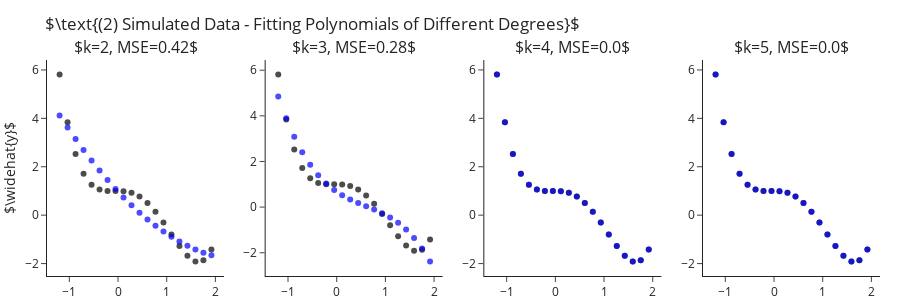

The code cell stored with this chart in its notebook:
### Markdown cell above
As we have discussed in class, solving a polynomial fitting problem can be done by first manipulating the input data,
such that we represent each sample $x_i\in\mathbb{R}$ as a vector $\mathbf{x}_i=\left(x^0,x^1,\ldots,x^k\right)$. Then,
we treat the data as a design matrix $\mathbf{X}\in\mathbb{R}^{m\times k}$ of a linear regression problem.

For the simulated dataset above, which is of a polynomial of degree 4, the design matrix looks as follows:

### Code cell
from sklearn.linear_model import LinearRegression
from sklearn.pipeline import make_pipeline

ks = [2, 3, 4, 5]
fig = make_subplots(1, 4, subplot_titles=list(ks))
for i, k in enumerate(ks):
    y_hat = make_pipeline(PolynomialFeatures(k), LinearRegression(fit_intercept=False)).fit(X, y_).predict(X)
    
    fig.add_traces([go.Scatter(x=x, y=y_, mode="markers", name="Real Points",  marker=dict(color="black", opacity=.7), showlegend=False),
                    go.Scatter(x=x, y=y_hat, mode="markers", name="Predicted Points",  marker=dict(color="blue", opacity=.7), showlegend=False)], rows=1, cols=i+1)
    fig["layout"]["annotations"][i]["text"] = rf"$k={{0}}, MSE={{1}}$".format(k, round(np.mean((y_-y_hat)**2), 2))

fig.update_layout(title=r"$\text{(2) Simulated Data - Fitting Polynomials of Different Degrees}$",
                  margin=dict(t=60),
                  yaxis_title=r"$\widehat{y}$",
                  height=300).show()

### Figure 1 — Plotly figure (JSON) as saved in the notebook; plotly's stock layout.template omitted (floating-point values rounded to 4 significant figures)
{"data": [{"marker": {"color": "black", "opacity": 0.7}, "mode": "markers", "name": "Real Points", "showlegend": false, "type": "scatter", "x": [-1.2, -1.036, -0.8718, -0.7077, -0.5436, -0.3795, -0.2154, -0.05128, 0.1128, 0.2769, 0.441, 0.6051, 0.7692, 0.9333, 1.097, 1.262, 1.426, 1.59, 1.754, 1.918], "xaxis": "x", "y": [5.81, 3.838, 2.523, 1.709, 1.261, 1.058, 0.9989, 0.999, 0.9909, 0.9251, 0.769, 0.5078, 0.1439, -0.3028, -0.7951, -1.278, -1.68, -1.912, -1.866, -1.418], "yaxis": "y"}, {"marker": {"color": "blue", "opacity": 0.7}, "mode": "markers", "name": "Predicted Points", "showlegend": false, "type": "scatter", "x": [-1.2, -1.036, -0.8718, -0.7077, -0.5436, -0.3795, -0.2154, -0.05128, 0.1128, 0.2769, 0.441, 0.6051, 0.7692, 0.9333, 1.097, 1.262, 1.426, 1.59, 1.754, 1.918], "xaxis": "x", "y": [4.121, 3.622, 3.144, 2.688, 2.254, 1.842, 1.451, 1.082, 0.7341, 0.4083, 0.1042, -0.1782, -0.439, -0.6781, -0.8955, -1.091, -1.265, -1.418, -1.548, -1.657], "yaxis": "y"}, {"marker": {"color": "black", "opacity": 0.7}, "mode": "markers", "name": "Real Points", "showlegend": false, "type": "scatter", "x": [-1.2, -1.036, -0.8718, -0.7077, -0.5436, -0.3795, -0.2154, -0.05128, 0.1128, 0.2769, 0.441, 0.6051, 0.7692, 0.9333, 1.097, 1.262, 1.426, 1.59, 1.754, 1.918], "xaxis": "x2", "y": [5.81, 3.838, 2.523, 1.709, 1.261, 1.058, 0.9989, 0.999, 0.9909, 0.9251, 0.769, 0.5078, 0.1439, -0.3028, -0.7951, -1.278, -1.68, -1.912, -1.866, -1.418], "yaxis": "y2"}, {"marker": {"color": "blue", "opacity": 0.7}, "mode": "markers", "name": "Predicted Points", "showlegend": false, "type": "scatter", "x": [-1.2, -1.036, -0.8718, -0.7077, -0.5436, -0.3795, -0.2154, -0.05128, 0.1128, 0.2769, 0.441, 0.6051, 0.7692, 0.9333, 1.097, 1.262, 1.426, 1.59, 1.754, 1.918], "xaxis": "x2", "y": [4.846, 3.889, 3.081, 2.406, 1.851, 1.4, 1.037, 0.7488, 0.5195, 0.3343, 0.1782, 0.0364, -0.1062, -0.2645, -0.4535, -0.6881, -0.9833, -1.354, -1.815, -2.382], "yaxis": "y2"}, {"marker": {"color": "black", "opacity": 0.7}, "mode": "markers", "name": "Real Points", "showlegend": false, "type": "scatter", "x": [-1.2, -1.036, -0.8718, -0.7077, -0.5436, -0.3795, -0.2154, -0.05128, 0.1128, 0.2769, 0.441, 0.6051, 0.7692, 0.9333, 1.097, 1.262, 1.426, 1.59, 1.754, 1.918], "xaxis": "x3", "y": [5.81, 3.838, 2.523, 1.709, 1.261, 1.058, 0.9989, 0.999, 0.9909, 0.9251, 0.769, 0.5078, 0.1439, -0.3028, -0.7951, -1.278, -1.68, -1.912, -1.866, -1.418], "yaxis": "y3"}, {"marker": {"color": "blue", "opacity": 0.7}, "mode": "markers", "name": "Predicted Points", "showlegend": false, "type": "scatter", "x": [-1.2, -1.036, -0.8718, -0.7077, -0.5436, -0.3795, -0.2154, -0.05128, 0.1128, 0.2769, 0.441, 0.6051, 0.7692, 0.9333, 1.097, 1.262, 1.426, 1.59, 1.754, 1.918], "xaxis": "x3", "y": [5.81, 3.838, 2.523, 1.709, 1.261, 1.058, 0.9989, 0.999, 0.9909, 0.9251, 0.769, 0.5078, 0.1439, -0.3028, -0.7951, -1.278, -1.68, -1.912, -1.866, -1.418], "yaxis": "y3"}, {"marker": {"color": "black", "opacity": 0.7}, "mode": "markers", "name": "Real Points", "showlegend": false, "type": "scatter", "x": [-1.2, -1.036, -0.8718, -0.7077, -0.5436, -0.3795, -0.2154, -0.05128, 0.1128, 0.2769, 0.441, 0.6051, 0.7692, 0.9333, 1.097, 1.262, 1.426, 1.59, 1.754, 1.918], "xaxis": "x4", "y": [5.81, 3.838, 2.523, 1.709, 1.261, 1.058, 0.9989, 0.999, 0.9909, 0.9251, 0.769, 0.5078, 0.1439, -0.3028, -0.7951, -1.278, -1.68, -1.912, -1.866, -1.418], "yaxis": "y4"}, {"marker": {"color": "blue", "opacity": 0.7}, "mode": "markers", "name": "Predicted Points", "showlegend": false, "type": "scatter", "x": [-1.2, -1.036, -0.8718, -0.7077, -0.5436, -0.3795, -0.2154, -0.05128, 0.1128, 0.2769, 0.441, 0.6051, 0.7692, 0.9333, 1.097, 1.262, 1.426, 1.59, 1.754, 1.918], "xaxis": "x4", "y": [5.81, 3.838, 2.523, 1.709, 1.261, 1.058, 0.9989, 0.999, 0.9909, 0.9251, 0.769, 0.5078, 0.1439, -0.3028, -0.7951, -1.278, -1.68, -1.912, -1.866, -1.418], "yaxis": "y4"}], "layout": {"annotations": [{"font": {"size": 16}, "showarrow": false, "text": "$k=2, MSE=0.42$", "x": 0.1062, "xanchor": "center", "xref": "paper", "y": 1, "yanchor": "bottom", "yref": "paper"}, {"font": {"size": 16}, "showarrow": false, "text": "$k=3, MSE=0.28$", "x": 0.3688, "xanchor": "center", "xref": "paper", "y": 1, "yanchor": "bottom", "yref": "paper"}, {"font": {"size": 16}, "showarrow": false, "text": "$k=4, MSE=0.0$", "x": 0.6313, "xanchor": "center", "xref": "paper", "y": 1, "yanchor": "bottom", "yref": "paper"}, {"font": {"size": 16}, "showarrow": false, "text": "$k=5, MSE=0.0$", "x": 0.8938, "xanchor": "center", "xref": "paper", "y": 1, "yanchor": "bottom", "yref": "paper"}], "height": 300, "margin": {"t": 60}, "title": {"text": "$\\text{(2) Simulated Data - Fitting Polynomials of Different Degrees}$"}, "xaxis": {"anchor": "y", "domain": [0, 0.2125]}, "xaxis2": {"anchor": "y2", "domain": [0.2625, 0.475]}, "xaxis3": {"anchor": "y3", "domain": [0.525, 0.7375]}, "xaxis4": {"anchor": "y4", "domain": [0.7875, 1]}, "yaxis": {"anchor": "x", "domain": [0, 1], "title": {"text": "$\\widehat{y}$"}}, "yaxis2": {"anchor": "x2", "domain": [0, 1]}, "yaxis3": {"anchor": "x3", "domain": [0, 1]}, "yaxis4": {"anchor": "x4", "domain": [0, 1]}}}
